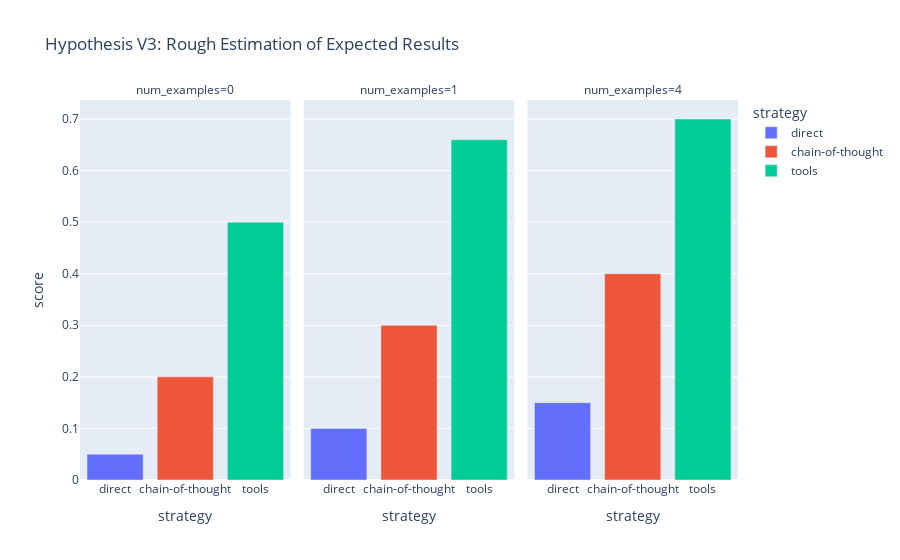

Source (notebook cell):
### Code cell
data = {
    "num_examples": [0, 1, 4, 0, 1, 4, 0, 1, 4],
    "strategy": [
        "direct",
        "direct",
        "direct",
        "chain-of-thought",
        "chain-of-thought",
        "chain-of-thought",
        "tools",
        "tools",
        "tools",
    ],
    "score": [0.05, 0.1, 0.15, 0.2, 0.3, 0.4, 0.5, 0.66, 0.7],
}

df = pd.DataFrame(data)

px.bar(
    df, x="strategy", color="strategy", y="score", facet_col="num_examples", title="Hypothesis V3: Expected Results"
)

### Figure 1 — Plotly figure (JSON) as saved in the notebook; plotly's stock layout.template omitted (floating-point values rounded to 4 significant figures)
{"data": [{"alignmentgroup": "True", "hovertemplate": "strategy=%{x}<br>num_examples=0<br>score=%{y}<extra></extra>", "legendgroup": "direct", "marker": {"color": "#636efa", "pattern": {"shape": ""}}, "name": "direct", "offsetgroup": "direct", "orientation": "v", "showlegend": true, "textposition": "auto", "type": "bar", "x": ["direct"], "xaxis": "x", "y": [0.05], "yaxis": "y"}, {"alignmentgroup": "True", "hovertemplate": "strategy=%{x}<br>num_examples=1<br>score=%{y}<extra></extra>", "legendgroup": "direct", "marker": {"color": "#636efa", "pattern": {"shape": ""}}, "name": "direct", "offsetgroup": "direct", "orientation": "v", "showlegend": false, "textposition": "auto", "type": "bar", "x": ["direct"], "xaxis": "x2", "y": [0.1], "yaxis": "y2"}, {"alignmentgroup": "True", "hovertemplate": "strategy=%{x}<br>num_examples=4<br>score=%{y}<extra></extra>", "legendgroup": "direct", "marker": {"color": "#636efa", "pattern": {"shape": ""}}, "name": "direct", "offsetgroup": "direct", "orientation": "v", "showlegend": false, "textposition": "auto", "type": "bar", "x": ["direct"], "xaxis": "x3", "y": [0.15], "yaxis": "y3"}, {"alignmentgroup": "True", "hovertemplate": "strategy=%{x}<br>num_examples=0<br>score=%{y}<extra></extra>", "legendgroup": "chain-of-thought", "marker": {"color": "#EF553B", "pattern": {"shape": ""}}, "name": "chain-of-thought", "offsetgroup": "chain-of-thought", "orientation": "v", "showlegend": true, "textposition": "auto", "type": "bar", "x": ["chain-of-thought"], "xaxis": "x", "y": [0.2], "yaxis": "y"}, {"alignmentgroup": "True", "hovertemplate": "strategy=%{x}<br>num_examples=1<br>score=%{y}<extra></extra>", "legendgroup": "chain-of-thought", "marker": {"color": "#EF553B", "pattern": {"shape": ""}}, "name": "chain-of-thought", "offsetgroup": "chain-of-thought", "orientation": "v", "showlegend": false, "textposition": "auto", "type": "bar", "x": ["chain-of-thought"], "xaxis": "x2", "y": [0.3], "yaxis": "y2"}, {"alignmentgroup": "True", "hovertemplate": "strategy=%{x}<br>num_examples=4<br>score=%{y}<extra></extra>", "legendgroup": "chain-of-thought", "marker": {"color": "#EF553B", "pattern": {"shape": ""}}, "name": "chain-of-thought", "offsetgroup": "chain-of-thought", "orientation": "v", "showlegend": false, "textposition": "auto", "type": "bar", "x": ["chain-of-thought"], "xaxis": "x3", "y": [0.4], "yaxis": "y3"}, {"alignmentgroup": "True", "hovertemplate": "strategy=%{x}<br>num_examples=0<br>score=%{y}<extra></extra>", "legendgroup": "tools", "marker": {"color": "#00cc96", "pattern": {"shape": ""}}, "name": "tools", "offsetgroup": "tools", "orientation": "v", "showlegend": true, "textposition": "auto", "type": "bar", "x": ["tools"], "xaxis": "x", "y": [0.5], "yaxis": "y"}, {"alignmentgroup": "True", "hovertemplate": "strategy=%{x}<br>num_examples=1<br>score=%{y}<extra></extra>", "legendgroup": "tools", "marker": {"color": "#00cc96", "pattern": {"shape": ""}}, "name": "tools", "offsetgroup": "tools", "orientation": "v", "showlegend": false, "textposition": "auto", "type": "bar", "x": ["tools"], "xaxis": "x2", "y": [0.66], "yaxis": "y2"}, {"alignmentgroup": "True", "hovertemplate": "strategy=%{x}<br>num_examples=4<br>score=%{y}<extra></extra>", "legendgroup": "tools", "marker": {"color": "#00cc96", "pattern": {"shape": ""}}, "name": "tools", "offsetgroup": "tools", "orientation": "v", "showlegend": false, "textposition": "auto", "type": "bar", "x": ["tools"], "xaxis": "x3", "y": [0.7], "yaxis": "y3"}], "layout": {"annotations": [{"font": {}, "showarrow": false, "text": "num_examples=0", "x": 0.16, "xanchor": "center", "xref": "paper", "y": 1, "yanchor": "bottom", "yref": "paper"}, {"font": {}, "showarrow": false, "text": "num_examples=1", "x": 0.5, "xanchor": "center", "xref": "paper", "y": 1, "yanchor": "bottom", "yref": "paper"}, {"font": {}, "showarrow": false, "text": "num_examples=4", "x": 0.84, "xanchor": "center", "xref": "paper", "y": 1, "yanchor": "bottom", "yref": "paper"}], "barmode": "relative", "legend": {"title": {"text": "strategy"}, "tracegroupgap": 0}, "title": {"text": "Hypothesis V3: Rough Estimation of Expected Results"}, "xaxis": {"anchor": "y", "categoryarray": ["direct", "chain-of-thought", "tools"], "categoryorder": "array", "domain": [0, 0.32], "title": {"text": "strategy"}}, "xaxis2": {"anchor": "y2", "categoryarray": ["direct", "chain-of-thought", "tools"], "categoryorder": "array", "domain": [0.34, 0.66], "matches": "x", "title": {"text": "strategy"}}, "xaxis3": {"anchor": "y3", "categoryarray": ["direct", "chain-of-thought", "tools"], "categoryorder": "array", "domain": [0.68, 1.0], "matches": "x", "title": {"text": "strategy"}}, "yaxis": {"anchor": "x", "domain": [0, 1], "title": {"text": "score"}}, "yaxis2": {"anchor": "x2", "domain": [0, 1], "matches": "y", "showticklabels": false}, "yaxis3": {"anchor": "x3", "domain": [0, 1], "matches": "y", "showticklabels": false}}}
